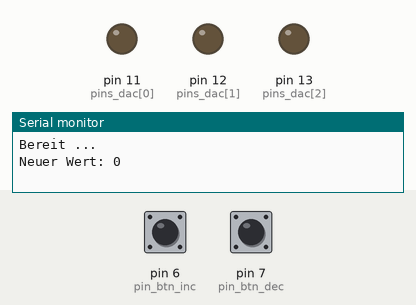
A sketch run on a simulated Arduino Uno, built with avr-gcc and run on an emulated ATmega328P. Parts: output pins drawn as LEDs (lit = HIGH), the last lines printed to the serial monitor. Dashed ring = blinking. The inputs (shaded band) are chosen by the test bench; at power-on: pin 6 (pin_btn_inc) HIGH, pin 7 (pin_btn_dec) HIGH.

Above: at 2.2 s.
2.3 s: pin 6 (pin_btn_inc) pulled LOW for 1 s
At 4.4 s:
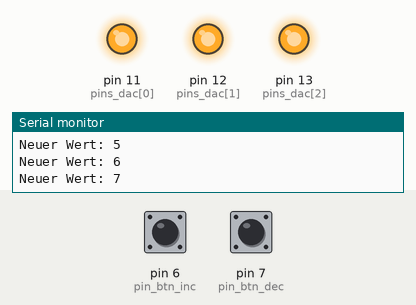
5.3 s: pin 7 (pin_btn_dec) pulled LOW for 0.15 s
At 6.2 s:
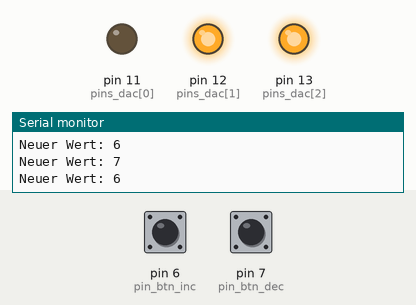
6.9 s: pin 7 (pin_btn_dec) pulled LOW for 1 s
At 7.05 s:
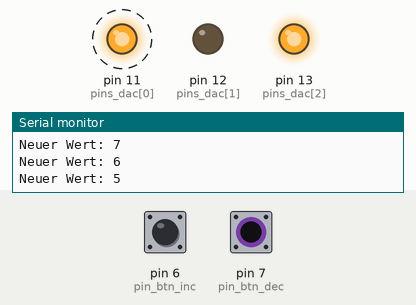
Timing chart, 0 to 9.9 s (numbered marks = the images above; inputs shaded):
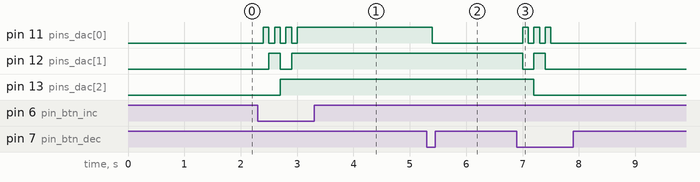

The sketch:

R2R-Analogausgang.ino
```cpp
/**
 * Analogspannung mit R2R-Widerstandsleiter
 * ========================================
 *
 * Dieser Sketch zeigt, wie man mit einer Hand voll Widerstände eine einfache R2R-Widerstandsleiter
 * zum Erzeugen variabler Spannungen aufbauen kann. Dies ist eine Möglichkeit, die Limitierung des
 * Arudino Uno zu umgehen, keine analogen Ausgangspins zu besitzen. Der Vorteil dieser Lösung ist,
 * dass sie einfach und günstig zu realisieren ist. Der Nachteil ist, dass sie viele Pins belegt
 * (je Bit eines) und die Auflösung von der Anzahl der verwendeten Pins abhängt.
 *
 * Das Pin-Problem könnte man durch ein serielles Shiftregister (Serial In / Parallel Out) oder
 * einen GPIO-Extender-Baustein lösen. Dann kann man aber auch gleich einen D/A-Konverter als
 * Baustein anschließen.
 *
 * Hardwareaufbau:
 * ---------------
 *
 * Siehe Hardwareskizze und CircuitJS-Schaltplan.
 *
 * HINWEIS: Anstelle der Widerstände kann auch an jeden Ausgangspin eine LED angeschlossen werden,
 * um nachzuvollziehen, für welchen Wert welche Ausgänge geschaltet werden. Man sieht dann schön,
 * dass die einzelnen Ausgänge den einzelnen Bits einer Binärzahl entsprechen.
 *
 * Aufgaben
 * --------
 *
 * Bauen Sie die Schaltung nach und messen Sie mit einem Multimeter die verschiedenen Spannungen,
 * wenn Sie die beiden Buttons betätigen. Zusätlich können Sie die Spannungen mit einem Oszilloskop
 * sichtbar machen.
 *
 * Relevante Dokumentation
 * -----------------------
 *
 * https://www.arduino.cc/reference/en/language/functions/digital-io/pinmode/
 * https://www.arduino.cc/reference/en/language/functions/digital-io/digitalread/
 * https://www.arduino.cc/reference/en/language/functions/digital-io/digitalwrite/
 */

constexpr int pin_btn_dec = 7;
constexpr int pin_btn_inc = 6;
constexpr int pins_dac[]  = {11, 12, 13};
constexpr int n_pins_dac  = sizeof(pins_dac) / sizeof(int);
constexpr int max_value   = pow(2, n_pins_dac) - 1;
constexpr int debounce_ms = 100;

/**
 * Initialisierung der Hardware nach dem Einschalten
 */
void setup() {
  pinMode(pin_btn_dec, INPUT_PULLUP);
  pinMode(pin_btn_inc, INPUT_PULLUP);

  for (int i = 0; i < n_pins_dac; i++) {
    pinMode(pins_dac[i], OUTPUT);
  }

  delay(1000);
  Serial.begin(9600);
  Serial.println("Bereit ...");
}

/**
 * Unendlich oft ausgeführte Hauptprogrammlogik
 */
void loop() {
  static int value = 0;
  static int prev_value = -1;

  // Buttons abfragen
  if (digitalRead(pin_btn_dec) == LOW) {
    delay(debounce_ms);

    if (digitalRead(pin_btn_dec) == LOW) {
      if (value > 0) value--;
    }
  }

  if (digitalRead(pin_btn_inc) == LOW) {
    delay(debounce_ms);

    if (digitalRead(pin_btn_inc) == LOW) {
      if (value < max_value) value++;
    }
  }

  // Wert auf der seriellen Konsole ausgeben
  if (value != prev_value) {
    prev_value = value;

    Serial.print("Neuer Wert: ");
    Serial.println(value);
  }

  // Spannung erzeugen
  for (int i = 0; i < n_pins_dac; i++) {
    digitalWrite(pins_dac[i], (value >> i) & 0x01);
  }
}
```

Measured:
- after the input at 2.3 s, pin 11 (pins_dac[0]): alternates HIGH for 0.10 s and LOW for 0.10 s, 7 changes in all, then stays HIGH, starting after 0.10 s; pin 12 (pins_dac[1]): LOW → HIGH after 0.20 s, → LOW 0.20 s later, → HIGH 0.20 s later; pin 13 (pins_dac[2]): LOW → HIGH after 0.40 s
- after the input at 5.3 s, pin 11 (pins_dac[0]): HIGH → LOW after 0.10 s
- after the input at 6.9 s, pin 11 (pins_dac[0]): alternates HIGH for 0.10 s and LOW for 0.10 s, 6 changes in all, then stays LOW, starting after 0.10 s; pin 12 (pins_dac[1]): HIGH → LOW after 0.10 s, → HIGH 0.20 s later, → LOW 0.20 s later; pin 13 (pins_dac[2]): HIGH → LOW after 0.30 s
